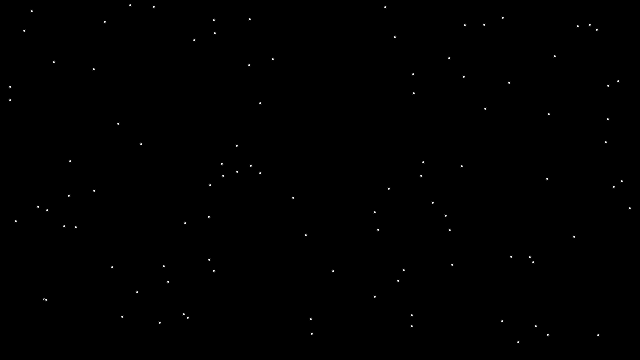
Frame 1 (no input)
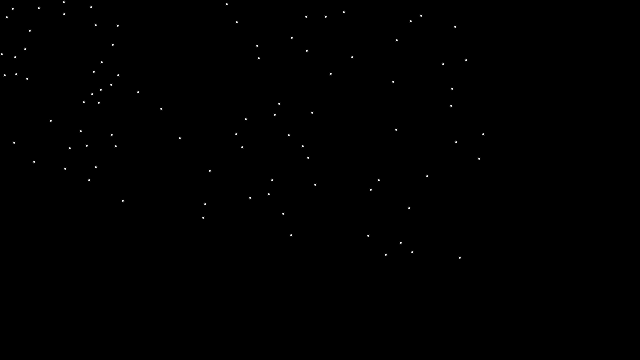
Frame 60 (the mouse pressed at the canvas centre just before this capture)
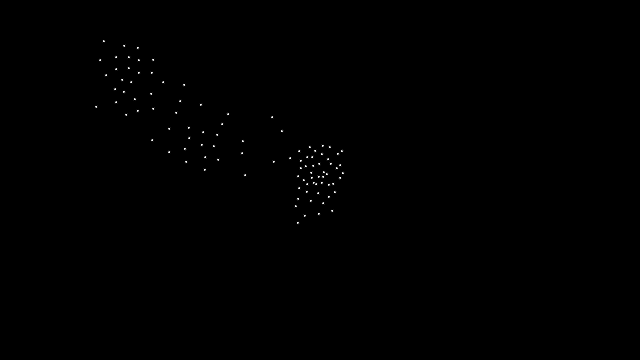
Frame 120 (the mouse held since frame 60 and released just before this capture)

The Processing sketch that drew these frames (run headless with seeded random() and noise(); from frame 60 on, the mouse is pressed at the canvas centre):

// Processing sketch: Particuloid
// ── Particuloid.pde
ArrayList<Vehicle> vehicles;

void setup() {
  size(640,360);
  // We are now making random vehicles and storing them in an ArrayList
  vehicles = new ArrayList<Vehicle>();
  for (int i = 0; i < 100; i++) {
    vehicles.add(new Vehicle(random(width),random(height)));
  }
}

void draw() {
  background(0);

  for (Vehicle v : vehicles) {
    // Path following and separation are worked on in this function
    v.applyBehaviors(vehicles);
    // Call the generic run method (update, borders, display, etc.)
    v.update();
    v.display();
  }

  // Instructions
  fill(0);
  text("Drag the mouse to generate new vehicles.",10,height-16);
}


void mouseDragged() {
  vehicles.add(new Vehicle(mouseX,mouseY));
}

// ── Boids.pde
class Vehicle {

  // All the usual stuff
  PVector position;
  PVector velocity;
  PVector acceleration;
  float r;
  float maxforce;    // Maximum steering force
  float maxspeed;    // Maximum speed

    // Constructor initialize all values
  Vehicle(float x, float y) {
    position = new PVector(x, y);
    r = 6;
    maxspeed = 3;
    maxforce = 0.2;
    acceleration = new PVector(0, 0);
    velocity = new PVector(0, 0);
  }

  void applyForce(PVector force) {
    // We could add mass here if we want A = F / M
    acceleration.add(force);
  }
  
  void applyBehaviors(ArrayList<Vehicle> vehicles) {
     PVector separateForce = separate(vehicles);
     PVector seekForce = seek(new PVector(mouseX,mouseY));
     //We weight those behaviors at here.
     separateForce.mult(2);
     seekForce.mult(1);
     applyForce(separateForce);
     applyForce(seekForce); 
  }
  
    // A method that calculates a steering force towards a target
  // STEER = DESIRED MINUS VELOCITY
  PVector seek(PVector target) {
    PVector desired = PVector.sub(target,position);  // A vector pointing from the position to the target
    
    // Normalize desired and scale to maximum speed
    desired.normalize();
    desired.mult(maxspeed);
    // Steering = Desired minus velocity
    PVector steer = PVector.sub(desired,velocity);
    steer.limit(maxforce);  // Limit to maximum steering force
    
    return steer;
  }

  // Separation
  // Method checks for nearby vehicles and steers away
  PVector separate (ArrayList<Vehicle> vehicles) {
    float desiredseparation = r*2;
    PVector sum = new PVector();
    int count = 0;
    // For every boid in the system, check if it's too close
    for (Vehicle other : vehicles) {
      float d = PVector.dist(position, other.position);
      // If the distance is greater than 0 and less than an arbitrary amount (0 when you are yourself)
      if ((d > 0) && (d < desiredseparation)) {
        // Calculate vector pointing away from neighbor
        PVector diff = PVector.sub(position, other.position);
        diff.normalize();
        diff.div(d);        // Weight by distance
        sum.add(diff);
        count++;            // Keep track of how many
      }
    }
    // Average -- divide by how many
    if (count > 0) {
      sum.div(count);
      // Our desired vector is the average scaled to maximum speed
      sum.normalize();
      sum.mult(maxspeed);
      // Implement Reynolds: Steering = Desired - Velocity
      sum.sub(velocity);
      sum.limit(maxforce);
    }
    return sum;
  }


  // Method to update position
  void update() {
    // Update velocity
    velocity.add(acceleration);
    // Limit speed
    velocity.limit(maxspeed);
    position.add(velocity);
    // Reset accelertion to 0 each cycle
    acceleration.mult(0);
  }

  void display() {
    fill(255);
    stroke(0);
    pushMatrix();
    translate(position.x, position.y);
    //ellipse(0, 0, r, r);
    ellipse(0, 0, 3, 3);
    popMatrix();
  }

}
